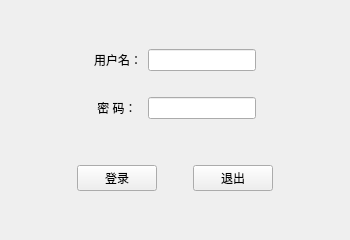
<?xml version="1.0" encoding="UTF-8"?>
<ui version="4.0">
 <class>MainWindow</class>
 <widget class="QMainWindow" name="MainWindow">
  <property name="geometry">
   <rect>
    <x>0</x>
    <y>0</y>
    <width>350</width>
    <height>240</height>
   </rect>
  </property>
  <property name="minimumSize">
   <size>
    <width>350</width>
    <height>240</height>
   </size>
  </property>
  <property name="maximumSize">
   <size>
    <width>350</width>
    <height>240</height>
   </size>
  </property>
  <property name="windowTitle">
   <string>登录窗口</string>
  </property>
  <widget class="QWidget" name="centralwidget">
   <layout class="QVBoxLayout" name="verticalLayout">
    <item>
     <widget class="QWidget" name="widget" native="true">
      <property name="sizePolicy">
       <sizepolicy hsizetype="Preferred" vsizetype="Fixed">
        <horstretch>0</horstretch>
        <verstretch>0</verstretch>
       </sizepolicy>
      </property>
      <layout class="QGridLayout" name="gridLayout">
       <property name="leftMargin">
        <number>0</number>
       </property>
       <property name="topMargin">
        <number>0</number>
       </property>
       <property name="rightMargin">
        <number>0</number>
       </property>
       <property name="bottomMargin">
        <number>0</number>
       </property>
       <item row="0" column="0">
        <spacer name="horizontalSpacer_4">
         <property name="orientation">
          <enum>Qt::Horizontal</enum>
         </property>
         <property name="sizeHint" stdset="0">
          <size>
           <width>40</width>
           <height>20</height>
          </size>
         </property>
        </spacer>
       </item>
       <item row="0" column="2">
        <widget class="QLineEdit" name="lineEdit"/>
       </item>
       <item row="2" column="1">
        <widget class="QLabel" name="label_2">
         <property name="text">
          <string> 密 码：</string>
         </property>
        </widget>
       </item>
       <item row="0" column="1">
        <widget class="QLabel" name="label">
         <property name="text">
          <string>用户名：</string>
         </property>
        </widget>
       </item>
       <item row="0" column="3">
        <spacer name="horizontalSpacer_5">
         <property name="orientation">
          <enum>Qt::Horizontal</enum>
         </property>
         <property name="sizeHint" stdset="0">
          <size>
           <width>40</width>
           <height>20</height>
          </size>
         </property>
        </spacer>
       </item>
       <item row="2" column="2">
        <widget class="QLineEdit" name="lineEdit_2">
         <property name="echoMode">
          <enum>QLineEdit::NoEcho</enum>
         </property>
        </widget>
       </item>
       <item row="1" column="2">
        <spacer name="verticalSpacer">
         <property name="orientation">
          <enum>Qt::Vertical</enum>
         </property>
         <property name="sizeHint" stdset="0">
          <size>
           <width>20</width>
           <height>20</height>
          </size>
         </property>
        </spacer>
       </item>
      </layout>
     </widget>
    </item>
    <item>
     <widget class="QWidget" name="widget_3" native="true">
      <property name="sizePolicy">
       <sizepolicy hsizetype="Preferred" vsizetype="Fixed">
        <horstretch>0</horstretch>
        <verstretch>0</verstretch>
       </sizepolicy>
      </property>
      <layout class="QHBoxLayout" name="horizontalLayout_4">
       <property name="leftMargin">
        <number>0</number>
       </property>
       <property name="topMargin">
        <number>0</number>
       </property>
       <property name="rightMargin">
        <number>0</number>
       </property>
       <property name="bottomMargin">
        <number>0</number>
       </property>
       <item>
        <spacer name="horizontalSpacer">
         <property name="orientation">
          <enum>Qt::Horizontal</enum>
         </property>
         <property name="sizeHint" stdset="0">
          <size>
           <width>40</width>
           <height>20</height>
          </size>
         </property>
        </spacer>
       </item>
       <item>
        <widget class="QPushButton" name="pushButton">
         <property name="text">
          <string>登录</string>
         </property>
        </widget>
       </item>
       <item>
        <spacer name="horizontalSpacer_3">
         <property name="orientation">
          <enum>Qt::Horizontal</enum>
         </property>
         <property name="sizeType">
          <enum>QSizePolicy::Fixed</enum>
         </property>
         <property name="sizeHint" stdset="0">
          <size>
           <width>30</width>
           <height>20</height>
          </size>
         </property>
        </spacer>
       </item>
       <item>
        <widget class="QPushButton" name="pushButton_2">
         <property name="text">
          <string>退出</string>
         </property>
        </widget>
       </item>
       <item>
        <spacer name="horizontalSpacer_2">
         <property name="orientation">
          <enum>Qt::Horizontal</enum>
         </property>
         <property name="sizeHint" stdset="0">
          <size>
           <width>40</width>
           <height>20</height>
          </size>
         </property>
        </spacer>
       </item>
      </layout>
     </widget>
    </item>
   </layout>
  </widget>
 </widget>
 <resources/>
 <connections/>
</ui>
